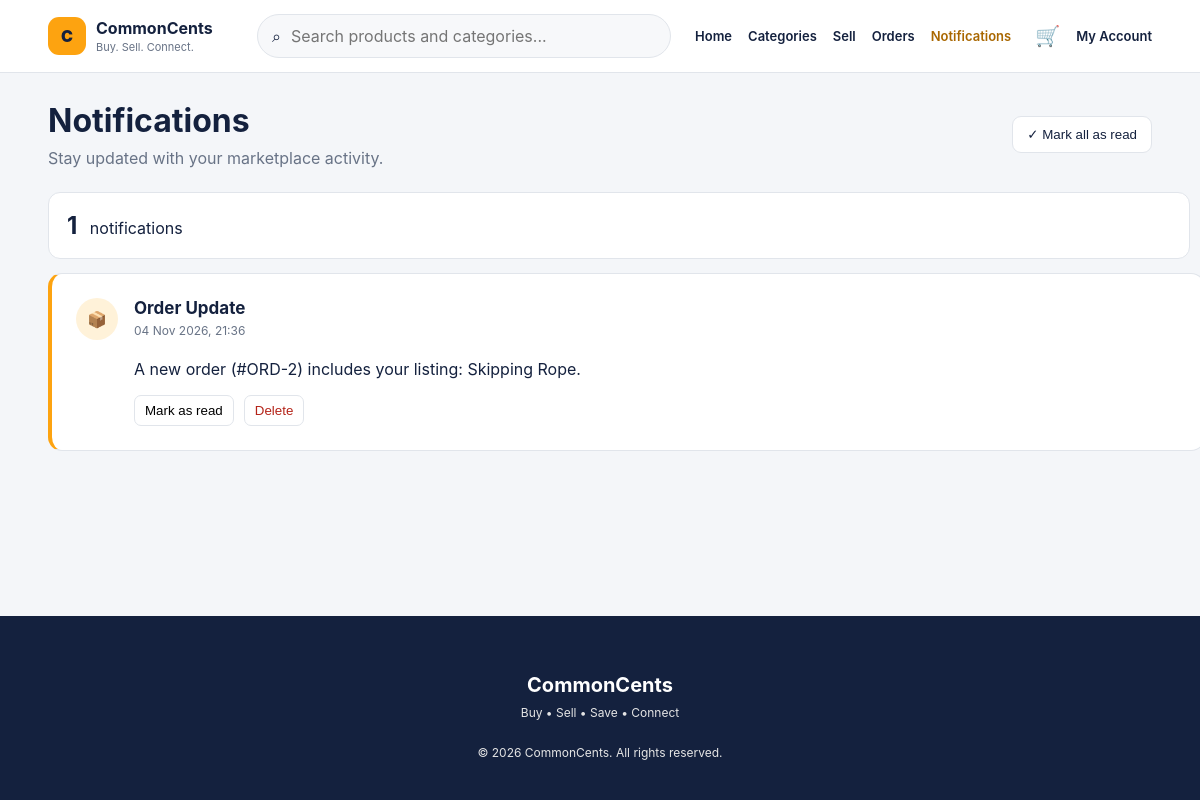
Page /frontend/notifications.php (signed in) on the committed database.
### tables this page shows
CREATE TABLE IF NOT EXISTS `notification` (
  `notificationID` int NOT NULL AUTO_INCREMENT,
  `message` text NOT NULL,
  `notificationDate` datetime NOT NULL,
  `userID` int NOT NULL,
  PRIMARY KEY (`notificationID`),
  KEY `fk_notification_user` (`userID`)
);

### frontend/notifications.php (the view, shortened to what this page needs)
<?php
require_once __DIR__ . '/../config/database.php';
$userID = (int) $_SESSION['userID'];
function notificationEscape($value) {
    return htmlspecialchars((string)$value, ENT_QUOTES, 'UTF-8');
}
$stmt = $conn->prepare('SELECT notificationID, message, notificationDate FROM notification WHERE userID = ? ORDER BY notificationDate DESC');
$stmt->bind_param('i', $userID);
$stmt->execute();
$notifications = $stmt->get_result()->fetch_all(MYSQLI_ASSOC);
?>
<!DOCTYPE html>
<html lang="en">
    <head>
        <link rel="stylesheet" href="../assets/styles.css">
    </head>
    <body class="page-notifications">
        <?php
        require __DIR__ . '/../partials/marketplace-nav.php';
        ?>
        <main class="main-container">
            <div class="page-header">
                <div>
                    <h1>Notifications</h1>
                    <p>Stay updated with your marketplace activity.</p>
                </div>
                <button class="secondary-button" type="button" onclick="markAllAsRead()">✓ Mark all as read</button>
            </div>
            <div class="notification-summary">
                <div>
                    <strong id="notificationCount">
                        <?= count($notifications) ?>
                    </strong>
                    <span>notifications</span>
                </div>
            </div>
            <section class="notifications-container" id="notificationsList">
                <?php foreach ($notifications as $n): $date = strtotime($n['notificationDate']); $message = $n['message']; $icon = '🔔'; $title = 'Marketplace Update'; if (stripos($message, 'order') !== false) { $icon = '📦'; $title = 'Order Update'; } elseif (stripos($message, 'review') !== false) { $icon = '⭐'; $title = 'New Review'; } elseif (stripos($message, 'message') !== false) { $icon = '💬'; $title = 'New Message'; } ?>
                    <article class="notification-card unread" id="notification-<?= (int)$n['notificationID'] ?>">
                    <div class="notification-icon">
                        <?= $icon ?>
                    </div>
                    <div class="notification-content">
                        <div class="notification-header">
                            <div>
                                <h2>
                                    <?= notificationEscape($title) ?>
                                </h2>
                                <p class="notification-time">
                                    <?= $date ? notificationEscape(date('d M Y, H:i', $date)) : '' ?>
                                </p>
                            </div>
                        </div>
                        <p>
                            <?= notificationEscape($message) ?>
                        </p>
                        <div class="notification-actions">
                        <button type="button" onclick="markAsRead(<?= (int)$n['notificationID'] ?>)">Mark as read</button>
                        <form method="post" class="inline-form" onsubmit="return confirm('Delete this notification?')">
                            <button type="submit" name="delete_notification" class="delete-button">Delete</button>
                        </form>
                    </div>
                </div>
            </article>
        <?php endforeach; ?>
    </section>
</main>
<footer class="site-footer">
<div class="footer-content">
<h2>CommonCents</h2>
<p>Buy • Sell • Save • Connect</p>
</div>
<p>© <?= date('Y') ?> CommonCents. All rights reserved.</p>
</footer>
</body>
</html>

### rows in the picture
notification: message "📦", message "Order Update", notificationDate "04 Nov 2026, 21:36", message "A new order (#ORD-2) includes your listing: Skipping Rope."

### other values in the picture
count($notifications) "1"
